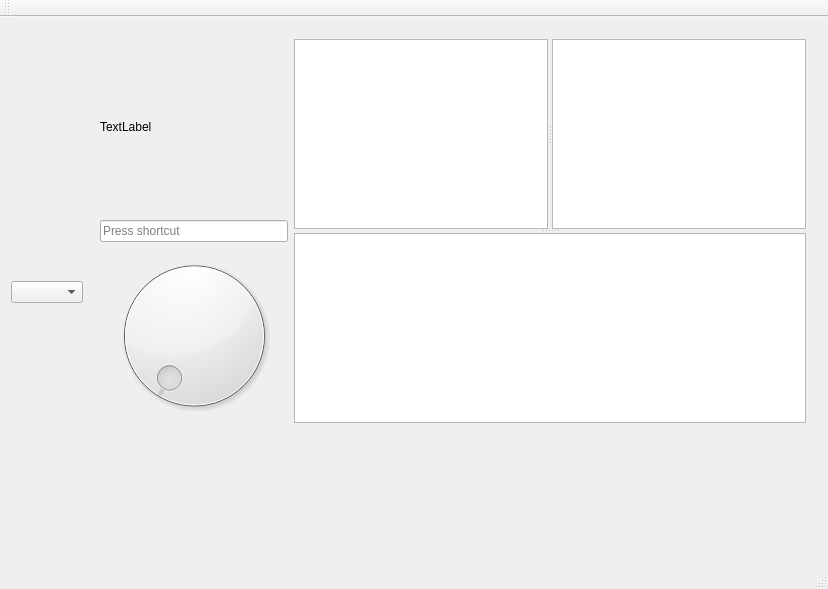
<?xml version="1.0" encoding="UTF-8"?>
<ui version="4.0">
 <class>qt_testClass</class>
 <widget class="QMainWindow" name="qt_testClass">
  <property name="geometry">
   <rect>
    <x>0</x>
    <y>0</y>
    <width>828</width>
    <height>589</height>
   </rect>
  </property>
  <property name="windowTitle">
   <string>qt_test</string>
  </property>
  <widget class="QWidget" name="centralWidget">
   <layout class="QHBoxLayout" name="horizontalLayout_2">
    <item>
     <widget class="QComboBox" name="comboBox"/>
    </item>
    <item>
     <widget class="QStackedWidget" name="stackedWidget">
      <property name="currentIndex">
       <number>0</number>
      </property>
      <widget class="QWidget" name="page_0">
       <layout class="QGridLayout" name="gridLayout">
        <item row="0" column="0">
         <widget class="QLabel" name="testCss">
          <property name="text">
           <string>TextLabel</string>
          </property>
         </widget>
        </item>
        <item row="0" column="1" rowspan="3">
         <widget class="QSplitter" name="splitter_2">
          <property name="orientation">
           <enum>Qt::Vertical</enum>
          </property>
          <widget class="QSplitter" name="splitter">
           <property name="orientation">
            <enum>Qt::Horizontal</enum>
           </property>
           <widget class="QTextEdit" name="textEdit"/>
           <widget class="QTextEdit" name="textEdit_2"/>
          </widget>
          <widget class="QTextEdit" name="textEdit_3"/>
         </widget>
        </item>
        <item row="1" column="0">
         <widget class="QKeySequenceEdit" name="keySequenceEdit"/>
        </item>
        <item row="2" column="0">
         <widget class="QDial" name="dial"/>
        </item>
        <item row="3" column="1">
         <widget class="myWidget" name="widget" native="true">
          <layout class="QHBoxLayout" name="horizontalLayout"/>
         </widget>
        </item>
       </layout>
      </widget>
      <widget class="QWidget" name="page_1"/>
     </widget>
    </item>
   </layout>
  </widget>
  <widget class="QMenuBar" name="menuBar">
   <property name="geometry">
    <rect>
     <x>0</x>
     <y>0</y>
     <width>828</width>
     <height>23</height>
    </rect>
   </property>
  </widget>
  <widget class="QToolBar" name="mainToolBar">
   <attribute name="toolBarArea">
    <enum>TopToolBarArea</enum>
   </attribute>
   <attribute name="toolBarBreak">
    <bool>false</bool>
   </attribute>
  </widget>
  <widget class="QStatusBar" name="statusBar"/>
 </widget>
 <layoutdefault spacing="6" margin="11"/>
 <customwidgets>
  <customwidget>
   <class>myWidget</class>
   <extends>QWidget</extends>
   <header>..\..\..\mywidget.h</header>
   <container>1</container>
  </customwidget>
 </customwidgets>
 <resources>
  <include location="qt_test.qrc"/>
 </resources>
 <connections/>
</ui>
